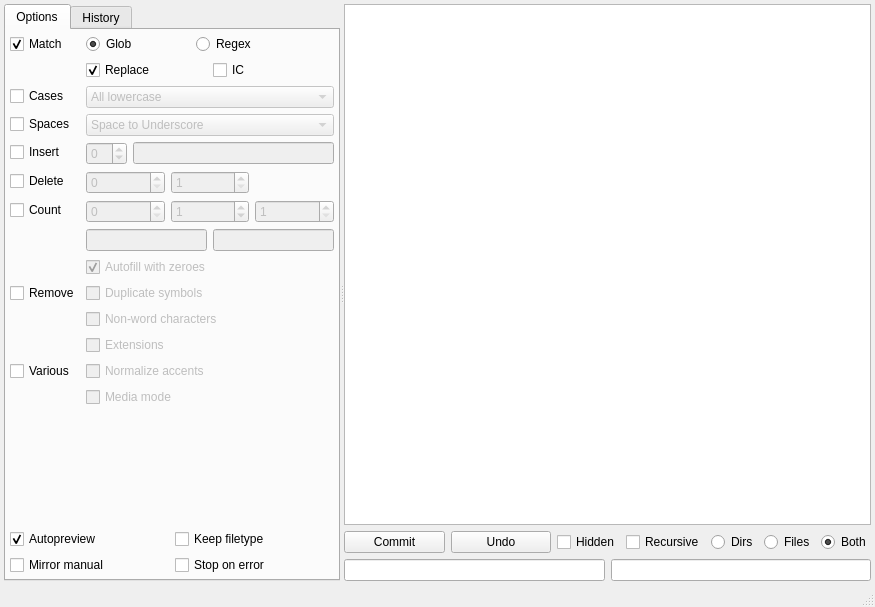
 <widget class="QMainWindow" name="demimoveui">
  <property name="geometry">
   <rect>
    <x>0</x>
    <y>0</y>
    <width>875</width>
    <height>607</height>
   </rect>
  </property>
  <property name="windowTitle">
   <string>demimove-ui</string>
  </property>
  <widget class="QWidget" name="mainwidget">
   <layout class="QHBoxLayout" name="mainlayout" stretch="0">
    <property name="margin">
     <number>4</number>
    </property>
    <item>
     <widget class="QSplitter" name="mainsplitter">
      <property name="orientation">
       <enum>Qt::Horizontal</enum>
      </property>
      <widget class="QTabWidget" name="treewidget">
       <property name="minimumSize">
        <size>
         <width>264</width>
         <height>0</height>
        </size>
       </property>
       <property name="currentIndex">
        <number>0</number>
       </property>
       <widget class="QWidget" name="optionstab">
        <attribute name="title">
         <string>Options</string>
        </attribute>
        <layout class="QVBoxLayout" name="optionstablayout">
         <property name="margin">
          <number>4</number>
         </property>
         <item>
          <layout class="QVBoxLayout" name="actionlayout" stretch="0">
           <item>
            <layout class="QFormLayout" name="actionforms">
             <property name="fieldGrowthPolicy">
              <enum>QFormLayout::AllNonFixedFieldsGrow</enum>
             </property>
             <item row="0" column="0">
              <widget class="QCheckBox" name="matchcheck">
               <property name="text">
                <string>Match</string>
               </property>
               <property name="checked">
                <bool>true</bool>
               </property>
              </widget>
             </item>
             <item row="0" column="1">
              <layout class="QHBoxLayout" name="matchradios" stretch="3,4">
               <item>
                <widget class="QRadioButton" name="matchglob">
                 <property name="toolTip">
                  <string>&lt;html&gt;&lt;head/&gt;&lt;body&gt;&lt;p&gt;&lt;span style=&quot; font-weight:600;&quot;&gt;Globbing&lt;/span&gt;&lt;/p&gt;&lt;p&gt;Use globbing instead of regular expressions for pattern matching.&lt;/p&gt;&lt;p&gt;Example: asdf*  * (would remove asdf from all files/dirs that start with &amp;quot;asdf&amp;quot;)&lt;/p&gt;&lt;p&gt;Same with regex:  ^asdf    (empty)&lt;/p&gt;&lt;/body&gt;&lt;/html&gt;</string>
                 </property>
                 <property name="text">
                  <string>Glob</string>
                 </property>
                 <property name="checked">
                  <bool>true</bool>
                 </property>
                </widget>
               </item>
               <item>
                <widget class="QRadioButton" name="matchregex">
                 <property name="toolTip">
                  <string>&lt;html&gt;&lt;head/&gt;&lt;body&gt;&lt;p&gt;&lt;span style=&quot; font-weight:600;&quot;&gt;Regex&lt;/span&gt;&lt;/p&gt;&lt;p&gt;Use regular expressions for replacement matching.&lt;/p&gt;&lt;/body&gt;&lt;/html&gt;</string>
                 </property>
                 <property name="text">
                  <string>Regex</string>
                 </property>
                </widget>
               </item>
              </layout>
             </item>
             <item row="1" column="1">
              <layout class="QHBoxLayout" name="matchchecks">
               <item>
                <widget class="QCheckBox" name="matchreplace">
                 <property name="toolTip">
                  <string>&lt;html&gt;&lt;head/&gt;&lt;body&gt;&lt;p&gt;Only use the matching pattern, not the replacement pattern.&lt;/p&gt;&lt;/body&gt;&lt;/html&gt;</string>
                 </property>
                 <property name="text">
                  <string>Replace</string>
                 </property>
                 <property name="checked">
                  <bool>true</bool>
                 </property>
                </widget>
               </item>
               <item>
                <widget class="QCheckBox" name="matchignorecase">
                 <property name="enabled">
                  <bool>true</bool>
                 </property>
                 <property name="toolTip">
                  <string>&lt;html&gt;&lt;head/&gt;&lt;body&gt;&lt;p&gt;&lt;span style=&quot; font-weight:600;&quot;&gt;Ignore case&lt;/span&gt;&lt;/p&gt;&lt;p&gt;Disables case sensitivity.&lt;/p&gt;&lt;/body&gt;&lt;/html&gt;</string>
                 </property>
                 <property name="text">
                  <string>IC</string>
                 </property>
                </widget>
               </item>
              </layout>
             </item>
             <item row="2" column="0">
              <widget class="QCheckBox" name="capitalizecheck">
               <property name="text">
                <string>Cases</string>
               </property>
              </widget>
             </item>
             <item row="2" column="1">
              <widget class="QComboBox" name="capitalizebox">
               <property name="enabled">
                <bool>false</bool>
               </property>
               <property name="toolTip">
                <string/>
               </property>
               <item>
                <property name="text">
                 <string>All lowercase</string>
                </property>
               </item>
               <item>
                <property name="text">
                 <string>All uppercase</string>
                </property>
               </item>
               <item>
                <property name="text">
                 <string>First letter of first word</string>
                </property>
               </item>
               <item>
                <property name="text">
                 <string>First letter of each word</string>
                </property>
               </item>
              </widget>
             </item>
             <item row="3" column="0">
              <widget class="QCheckBox" name="spacecheck">
               <property name="text">
                <string>Spaces</string>
               </property>
              </widget>
             </item>
             <item row="3" column="1">
              <widget class="QComboBox" name="spacebox">
               <property name="enabled">
                <bool>false</bool>
               </property>
               <item>
                <property name="text">
                 <string>Space to Underscore</string>
                </property>
               </item>
               <item>
                <property name="text">
                 <string>Space to Hyphen</string>
                </property>
               </item>
               <item>
                <property name="text">
                 <string>Space to Dot</string>
                </property>
               </item>
               <item>
                <property name="text">
                 <string>Dot to Space</string>
                </property>
               </item>
               <item>
                <property name="text">
                 <string>Hyphen to Space</string>
                </property>
               </item>
               <item>
                <property name="text">
                 <string>Underscore to Space</string>
                </property>
               </item>
               <item>
                <property name="text">
                 <string extracomment="Only underscore and hyphen.">Media</string>
                </property>
               </item>
              </widget>
             </item>
             <item row="4" column="0">
              <widget class="QCheckBox" name="insertcheck">
               <property name="toolTip">
                <string>&lt;html&gt;&lt;head/&gt;&lt;body&gt;&lt;p&gt;Insert a string at a fixed position.&lt;/p&gt;&lt;/body&gt;&lt;/html&gt;</string>
               </property>
               <property name="text">
                <string>Insert</string>
               </property>
              </widget>
             </item>
             <item row="4" column="1">
              <layout class="QHBoxLayout" name="insertlayout">
               <item>
                <widget class="QSpinBox" name="insertpos">
                 <property name="enabled">
                  <bool>false</bool>
                 </property>
                 <property name="toolTip">
                  <string>&lt;html&gt;&lt;head/&gt;&lt;body&gt;&lt;p&gt;&lt;span style=&quot; font-weight:600;&quot;&gt;Insert index&lt;/span&gt;&lt;/p&gt;&lt;p&gt;Position to insert the following string into. Choose -1 to append.&lt;/p&gt;&lt;/body&gt;&lt;/html&gt;</string>
                 </property>
                 <property name="minimum">
                  <number>-1</number>
                 </property>
                </widget>
               </item>
               <item>
                <widget class="QLineEdit" name="insertedit">
                 <property name="enabled">
                  <bool>false</bool>
                 </property>
                 <property name="toolTip">
                  <string>&lt;html&gt;&lt;head/&gt;&lt;body&gt;&lt;p&gt;&lt;span style=&quot; font-weight:600;&quot;&gt;Insert string&lt;/span&gt;&lt;/p&gt;&lt;p&gt;String to insert at the defined position.&lt;/p&gt;&lt;/body&gt;&lt;/html&gt;</string>
                 </property>
                </widget>
               </item>
              </layout>
             </item>
             <item row="5" column="0">
              <widget class="QCheckBox" name="deletecheck">
               <property name="toolTip">
                <string>&lt;html&gt;&lt;head/&gt;&lt;body&gt;&lt;p&gt;Delete everything between fixed positions.&lt;/p&gt;&lt;/body&gt;&lt;/html&gt;</string>
               </property>
               <property name="text">
                <string>Delete</string>
               </property>
              </widget>
             </item>
             <item row="5" column="1">
              <layout class="QHBoxLayout" name="deletelayout">
               <item>
                <widget class="QSpinBox" name="deletestart">
                 <property name="enabled">
                  <bool>false</bool>
                 </property>
                 <property name="toolTip">
                  <string>&lt;html&gt;&lt;head/&gt;&lt;body&gt;&lt;p&gt;&lt;span style=&quot; font-weight:600;&quot;&gt;Delete Start Index&lt;/span&gt;&lt;/p&gt;&lt;p&gt;Position to start deleting from.&lt;/p&gt;&lt;/body&gt;&lt;/html&gt;</string>
                 </property>
                 <property name="whatsThis">
                  <string>&lt;html&gt;&lt;head/&gt;&lt;body&gt;&lt;p&gt;Startindex&lt;/p&gt;&lt;/body&gt;&lt;/html&gt;</string>
                 </property>
                </widget>
               </item>
               <item>
                <widget class="QSpinBox" name="deleteend">
                 <property name="enabled">
                  <bool>false</bool>
                 </property>
                 <property name="toolTip">
                  <string>&lt;html&gt;&lt;head/&gt;&lt;body&gt;&lt;p&gt;&lt;span style=&quot; font-weight:600;&quot;&gt;Delete End Index&lt;/span&gt;&lt;/p&gt;&lt;p&gt;Position to stop deletion at.&lt;/p&gt;&lt;/body&gt;&lt;/html&gt;</string>
                 </property>
                 <property name="whatsThis">
                  <string>&lt;html&gt;&lt;head/&gt;&lt;body&gt;&lt;p&gt;Stopindex&lt;/p&gt;&lt;/body&gt;&lt;/html&gt;</string>
                 </property>
                 <property name="minimum">
                  <number>1</number>
                 </property>
                </widget>
               </item>
               <item>
                <widget class="QLabel" name="deletelabel">
                 <property name="text">
                  <string/>
                 </property>
                </widget>
               </item>
              </layout>
             </item>
             <item row="6" column="0">
              <widget class="QCheckBox" name="countcheck">
               <property name="toolTip">
                <string>&lt;html&gt;&lt;head/&gt;&lt;body&gt;&lt;p&gt;Add an incrementing number at a fixed position.&lt;/p&gt;&lt;/body&gt;&lt;/html&gt;</string>
               </property>
               <property name="text">
                <string>Count</string>
               </property>
              </widget>
             </item>
             <item row="6" column="1">
              <layout class="QHBoxLayout" name="countlayout" stretch="0,0,0">
               <item>
                <widget class="QSpinBox" name="countpos">
                 <property name="enabled">
                  <bool>false</bool>
                 </property>
                 <property name="toolTip">
                  <string>&lt;html&gt;&lt;head/&gt;&lt;body&gt;&lt;p&gt;&lt;span style=&quot; font-weight:600;&quot;&gt;Count index&lt;/span&gt;&lt;/p&gt;&lt;p&gt;Position to insert the count at.&lt;/p&gt;&lt;/body&gt;&lt;/html&gt;</string>
                 </property>
                </widget>
               </item>
               <item>
                <widget class="QSpinBox" name="countbase">
                 <property name="enabled">
                  <bool>false</bool>
                 </property>
                 <property name="toolTip">
                  <string>&lt;html&gt;&lt;head/&gt;&lt;body&gt;&lt;p&gt;&lt;span style=&quot; font-weight:600;&quot;&gt;Count base&lt;/span&gt;&lt;/p&gt;&lt;p&gt;This number will be used as a starting point to count from.&lt;/p&gt;&lt;/body&gt;&lt;/html&gt;</string>
                 </property>
                 <property name="whatsThis">
                  <string>&lt;html&gt;&lt;head/&gt;&lt;body&gt;&lt;p&gt;Count-Base&lt;/p&gt;&lt;/body&gt;&lt;/html&gt;</string>
                 </property>
                 <property name="value">
                  <number>1</number>
                 </property>
                </widget>
               </item>
               <item>
                <widget class="QSpinBox" name="countstep">
                 <property name="enabled">
                  <bool>false</bool>
                 </property>
                 <property name="toolTip">
                  <string>&lt;html&gt;&lt;head/&gt;&lt;body&gt;&lt;p&gt;&lt;span style=&quot; font-weight:600;&quot;&gt;Count step&lt;/span&gt;&lt;/p&gt;&lt;p&gt;Increment the base by this number per target.&lt;/p&gt;&lt;/body&gt;&lt;/html&gt;</string>
                 </property>
                 <property name="whatsThis">
                  <string>&lt;html&gt;&lt;head/&gt;&lt;body&gt;&lt;p&gt;Count-Step&lt;/p&gt;&lt;/body&gt;&lt;/html&gt;</string>
                 </property>
                 <property name="minimum">
                  <number>1</number>
                 </property>
                </widget>
               </item>
              </layout>
             </item>
             <item row="7" column="1">
              <layout class="QHBoxLayout" name="countstringlabel">
               <item>
                <widget class="QLineEdit" name="countpreedit">
                 <property name="enabled">
                  <bool>false</bool>
                 </property>
                 <property name="toolTip">
                  <string>&lt;html&gt;&lt;head/&gt;&lt;body&gt;&lt;p&gt;&lt;span style=&quot; font-weight:600;&quot;&gt;Count Prefix&lt;/span&gt;&lt;/p&gt;&lt;p&gt;A string that will be prepended before the number.&lt;/p&gt;&lt;/body&gt;&lt;/html&gt;</string>
                 </property>
                 <property name="whatsThis">
                  <string>&lt;html&gt;&lt;head/&gt;&lt;body&gt;&lt;p&gt;Index-Prefix&lt;/p&gt;&lt;/body&gt;&lt;/html&gt;</string>
                 </property>
                </widget>
               </item>
               <item>
                <widget class="QLineEdit" name="countsufedit">
                 <property name="enabled">
                  <bool>false</bool>
                 </property>
                 <property name="toolTip">
                  <string>&lt;html&gt;&lt;head/&gt;&lt;body&gt;&lt;p&gt;&lt;span style=&quot; font-weight:600;&quot;&gt;Count Suffix&lt;/span&gt;&lt;/p&gt;&lt;p&gt;This string will be appended after the number.&lt;/p&gt;&lt;/body&gt;&lt;/html&gt;</string>
                 </property>
                 <property name="whatsThis">
                  <string>&lt;html&gt;&lt;head/&gt;&lt;body&gt;&lt;p&gt;Index-Suffix&lt;/p&gt;&lt;/body&gt;&lt;/html&gt;</string>
                 </property>
                </widget>
               </item>
              </layout>
             </item>
             <item row="8" column="1">
              <widget class="QCheckBox" name="countfillcheck">
               <property name="enabled">
                <bool>false</bool>
               </property>
               <property name="toolTip">
                <string>&lt;html&gt;&lt;head/&gt;&lt;body&gt;&lt;p&gt;&lt;span style=&quot; font-weight:600;&quot;&gt;Autofill&lt;/span&gt;&lt;/p&gt;&lt;p&gt;If the count gains an order of magnitude, fill the previous numbers with a leading zero.&lt;/p&gt;&lt;p&gt;E.g. 8, 9, 10 will become 08, 09, 10, ...&lt;/p&gt;&lt;/body&gt;&lt;/html&gt;</string>
               </property>
               <property name="text">
                <string>Autofill with zeroes</string>
               </property>
               <property name="checkable">
                <bool>true</bool>
               </property>
               <property name="checked">
                <bool>true</bool>
               </property>
              </widget>
             </item>
             <item row="9" column="0">
              <widget class="QCheckBox" name="removecheck">
               <property name="text">
                <string>Remove</string>
               </property>
              </widget>
             </item>
             <item row="9" column="1">
              <widget class="QCheckBox" name="removeduplicatescheck">
               <property name="enabled">
                <bool>false</bool>
               </property>
               <property name="toolTip">
                <string>&lt;html&gt;&lt;head/&gt;&lt;body&gt;&lt;p&gt;&lt;span style=&quot; font-weight:600;&quot;&gt;Remove duplicate symbols&lt;/span&gt;&lt;/p&gt;&lt;p&gt;Reduces multiple successive occurrences of space, dot, hyphen and other common symbols to a single occurrence.&lt;/p&gt;&lt;/body&gt;&lt;/html&gt;</string>
               </property>
               <property name="text">
                <string>Duplicate symbols</string>
               </property>
              </widget>
             </item>
             <item row="10" column="1">
              <widget class="QCheckBox" name="removenonwordscheck">
               <property name="enabled">
                <bool>false</bool>
               </property>
               <property name="toolTip">
                <string>&lt;html&gt;&lt;head/&gt;&lt;body&gt;&lt;p&gt;&lt;span style=&quot; font-weight:600;&quot;&gt;Remove non-word characters&lt;/span&gt;&lt;/p&gt;&lt;p&gt;This will only allow [A-Za-z0-9_.-].&lt;/p&gt;&lt;/body&gt;&lt;/html&gt;</string>
               </property>
               <property name="text">
                <string>Non-word characters</string>
               </property>
              </widget>
             </item>
             <item row="11" column="1">
              <widget class="QCheckBox" name="removeextensionscheck">
               <property name="enabled">
                <bool>false</bool>
               </property>
               <property name="toolTip">
                <string>&lt;html&gt;&lt;head/&gt;&lt;body&gt;&lt;p&gt;&lt;span style=&quot; font-weight:600;&quot;&gt;Remove Symbols&lt;/span&gt;&lt;/p&gt;&lt;p&gt;This will only allow ASCII-letters plus common ASCII-symbols like +_-...&lt;/p&gt;&lt;/body&gt;&lt;/html&gt;</string>
               </property>
               <property name="text">
                <string>Extensions</string>
               </property>
              </widget>
             </item>
             <item row="12" column="0">
              <widget class="QCheckBox" name="varcheck">
               <property name="text">
                <string>Various</string>
               </property>
              </widget>
             </item>
             <item row="12" column="1">
              <widget class="QCheckBox" name="varaccentscheck">
               <property name="enabled">
                <bool>false</bool>
               </property>
               <property name="toolTip">
                <string>&lt;html&gt;&lt;head/&gt;&lt;body&gt;&lt;p&gt;&lt;span style=&quot; font-weight:600;&quot;&gt;Remove Accents&lt;/span&gt;&lt;/p&gt;&lt;p&gt;This will replace e.g. &amp;quot;čáñů&amp;quot; with &amp;quot;canu&amp;quot;.&lt;/p&gt;&lt;/body&gt;&lt;/html&gt;</string>
               </property>
               <property name="text">
                <string>Normalize accents</string>
               </property>
              </widget>
             </item>
             <item row="13" column="1">
              <widget class="QCheckBox" name="varmediacheck">
               <property name="enabled">
                <bool>false</bool>
               </property>
               <property name="toolTip">
                <string>&lt;html&gt;&lt;head/&gt;&lt;body&gt;&lt;p&gt;&lt;span style=&quot; font-weight:600;&quot;&gt;Media mode&lt;/span&gt;&lt;/p&gt;&lt;p&gt;This mode uses my preferred settings to sanitize folder- and directory names. It includes:&lt;/p&gt;&lt;p&gt;* All lowercase.&lt;/p&gt;&lt;p&gt;* Spaces and dots to underscores.&lt;/p&gt;&lt;p&gt;* Keep extensions.&lt;/p&gt;&lt;p&gt;* Remove duplicate symbols.&lt;/p&gt;&lt;/body&gt;&lt;/html&gt;</string>
               </property>
               <property name="text">
                <string>Media mode</string>
               </property>
              </widget>
             </item>
            </layout>
           </item>
          </layout>
         </item>
         <item>
          <layout class="QGridLayout" name="optiongrid" rowstretch="0,0,0" columnstretch="0,0">
           <item row="1" column="0">
            <widget class="QCheckBox" name="autopreviewcheck">
             <property name="toolTip">
              <string>&lt;html&gt;&lt;head/&gt;&lt;body&gt;&lt;p&gt;&lt;span style=&quot; font-weight:600;&quot;&gt;Automatic Preview&lt;/span&gt;&lt;/p&gt;&lt;p&gt;Will automatically update the filename previews whenever an option is changed.&lt;/p&gt;&lt;/body&gt;&lt;/html&gt;</string>
             </property>
             <property name="text">
              <string>Autopreview</string>
             </property>
             <property name="checked">
              <bool>true</bool>
             </property>
            </widget>
           </item>
           <item row="2" column="0">
            <widget class="QCheckBox" name="mirrorcheck">
             <property name="toolTip">
              <string>&lt;html&gt;&lt;head/&gt;&lt;body&gt;&lt;p&gt;&lt;span style=&quot; font-weight:600;&quot;&gt;Mirror Manual Changes&lt;/span&gt;&lt;/p&gt;&lt;p&gt;When you manually change a file, MassRenamer will try to replace the same pattern in all files and/or directories.&lt;/p&gt;&lt;/body&gt;&lt;/html&gt;</string>
             </property>
             <property name="text">
              <string>Mirror manual</string>
             </property>
            </widget>
           </item>
           <item row="2" column="1">
            <widget class="QCheckBox" name="autostopcheck">
             <property name="toolTip">
              <string>&lt;html&gt;&lt;head/&gt;&lt;body&gt;&lt;p&gt;&lt;span style=&quot; font-weight:600;&quot;&gt;Stop On Error&lt;/span&gt;&lt;/p&gt;&lt;p&gt;Halt the renaming process if an error occurs (e.g. a file cannot be renamed due to invalid characters).&lt;/p&gt;&lt;/body&gt;&lt;/html&gt;</string>
             </property>
             <property name="text">
              <string>Stop on error</string>
             </property>
            </widget>
           </item>
           <item row="1" column="1">
            <widget class="QCheckBox" name="extensioncheck">
             <property name="toolTip">
              <string>&lt;html&gt;&lt;head/&gt;&lt;body&gt;&lt;p&gt;&lt;span style=&quot; font-weight:600;&quot;&gt;Preserve Extensions&lt;/span&gt;&lt;/p&gt;&lt;p&gt;Only the edit the basename of the file. Leave the extension untouched.&lt;/p&gt;&lt;/body&gt;&lt;/html&gt;</string>
             </property>
             <property name="text">
              <string>Keep filetype</string>
             </property>
             <property name="checked">
              <bool>false</bool>
             </property>
            </widget>
           </item>
          </layout>
         </item>
        </layout>
       </widget>
       <widget class="QWidget" name="historytab">
        <attribute name="title">
         <string>History</string>
        </attribute>
        <layout class="QVBoxLayout" name="verticalLayout">
         <property name="margin">
          <number>4</number>
         </property>
         <item>
          <widget class="QTreeView" name="historytree">
           <property name="toolTip">
            <string>&lt;html&gt;&lt;head/&gt;&lt;body&gt;&lt;p&gt;&lt;span style=&quot; font-weight:600;&quot;&gt;History Tab (NYI)&lt;/span&gt;&lt;/p&gt;&lt;/body&gt;&lt;/html&gt;</string>
           </property>
          </widget>
         </item>
        </layout>
       </widget>
      </widget>
      <widget class="QWidget" name="horizontalLayoutWidget_2">
       <layout class="QVBoxLayout" name="rightlayout" stretch="1,0,0">
        <property name="margin">
         <number>0</number>
        </property>
        <item>
         <layout class="QVBoxLayout" name="dirlayout" stretch="0">
          <property name="margin">
           <number>0</number>
          </property>
          <item>
           <widget class="QTreeView" name="dirtree"/>
          </item>
         </layout>
        </item>
        <item>
         <layout class="QHBoxLayout" name="buttonlayout" stretch="1,1,3">
          <item>
           <widget class="QPushButton" name="commitbutton">
            <property name="toolTip">
             <string>&lt;html&gt;&lt;head/&gt;&lt;body&gt;&lt;p&gt;Apply the (previewed) changes.&lt;/p&gt;&lt;/body&gt;&lt;/html&gt;</string>
            </property>
            <property name="text">
             <string>Commit</string>
            </property>
           </widget>
          </item>
          <item>
           <widget class="QPushButton" name="undobutton">
            <property name="toolTip">
             <string>&lt;html&gt;&lt;head/&gt;&lt;body&gt;&lt;p&gt;Undo last commit&lt;/p&gt;&lt;/body&gt;&lt;/html&gt;</string>
            </property>
            <property name="text">
             <string>Undo</string>
            </property>
           </widget>
          </item>
          <item>
           <layout class="QHBoxLayout" name="fileradiolayout">
            <item>
             <widget class="QCheckBox" name="hiddencheck">
              <property name="toolTip">
               <string>&lt;html&gt;&lt;head/&gt;&lt;body&gt;&lt;p&gt;&lt;span style=&quot; font-weight:600;&quot;&gt;Include Hidden&lt;/span&gt;&lt;/p&gt;&lt;p&gt;Include hidden files and/or directories in the potential targets.&lt;/p&gt;&lt;/body&gt;&lt;/html&gt;</string>
              </property>
              <property name="text">
               <string>Hidden</string>
              </property>
             </widget>
            </item>
            <item>
             <widget class="QCheckBox" name="recursivecheck">
              <property name="text">
               <string>Recursive</string>
              </property>
             </widget>
            </item>
            <item>
             <widget class="QRadioButton" name="dirsradio">
              <property name="toolTip">
               <string>&lt;html&gt;&lt;head/&gt;&lt;body&gt;&lt;p&gt;Only edit dirs.&lt;/p&gt;&lt;/body&gt;&lt;/html&gt;</string>
              </property>
              <property name="text">
               <string>Dirs</string>
              </property>
             </widget>
            </item>
            <item>
             <widget class="QRadioButton" name="filesradio">
              <property name="toolTip">
               <string>&lt;html&gt;&lt;head/&gt;&lt;body&gt;&lt;p&gt;Only edit files.&lt;/p&gt;&lt;/body&gt;&lt;/html&gt;</string>
              </property>
              <property name="text">
               <string>Files</string>
              </property>
             </widget>
            </item>
            <item>
             <widget class="QRadioButton" name="allradio">
              <property name="toolTip">
               <string>&lt;html&gt;&lt;head/&gt;&lt;body&gt;&lt;p&gt;Edit both files and directories.&lt;/p&gt;&lt;/body&gt;&lt;/html&gt;</string>
              </property>
              <property name="text">
               <string>Both</string>
              </property>
              <property name="checked">
               <bool>true</bool>
              </property>
             </widget>
            </item>
           </layout>
          </item>
         </layout>
        </item>
        <item>
         <layout class="QHBoxLayout" name="editlayout">
          <item>
           <widget class="QLineEdit" name="matchedit">
            <property name="toolTip">
             <string>&lt;html&gt;&lt;head/&gt;&lt;body&gt;&lt;p&gt;&lt;span style=&quot; font-weight:600;&quot;&gt;Matching pattern&lt;/span&gt;&lt;/p&gt;&lt;/body&gt;&lt;/html&gt;</string>
            </property>
           </widget>
          </item>
          <item>
           <widget class="QLineEdit" name="replaceedit">
            <property name="toolTip">
             <string>&lt;html&gt;&lt;head/&gt;&lt;body&gt;&lt;p&gt;&lt;span style=&quot; font-weight:600;&quot;&gt;Replacement pattern&lt;/span&gt;&lt;/p&gt;&lt;/body&gt;&lt;/html&gt;</string>
            </property>
           </widget>
          </item>
         </layout>
        </item>
       </layout>
      </widget>
     </widget>
    </item>
   </layout>
  </widget>
  <widget class="QStatusBar" name="statusbar"/>
 </widget>
